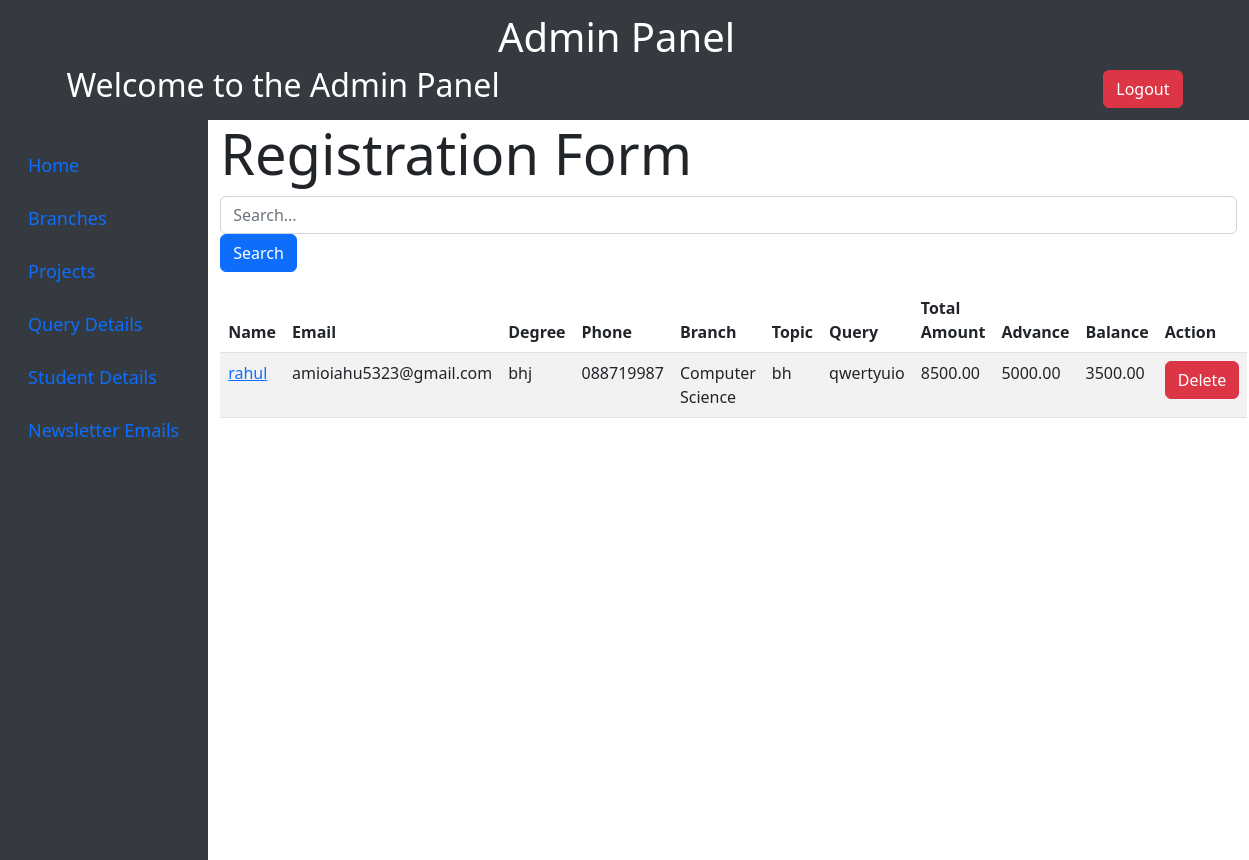
Page /dashboard/mform on the earlier database version.
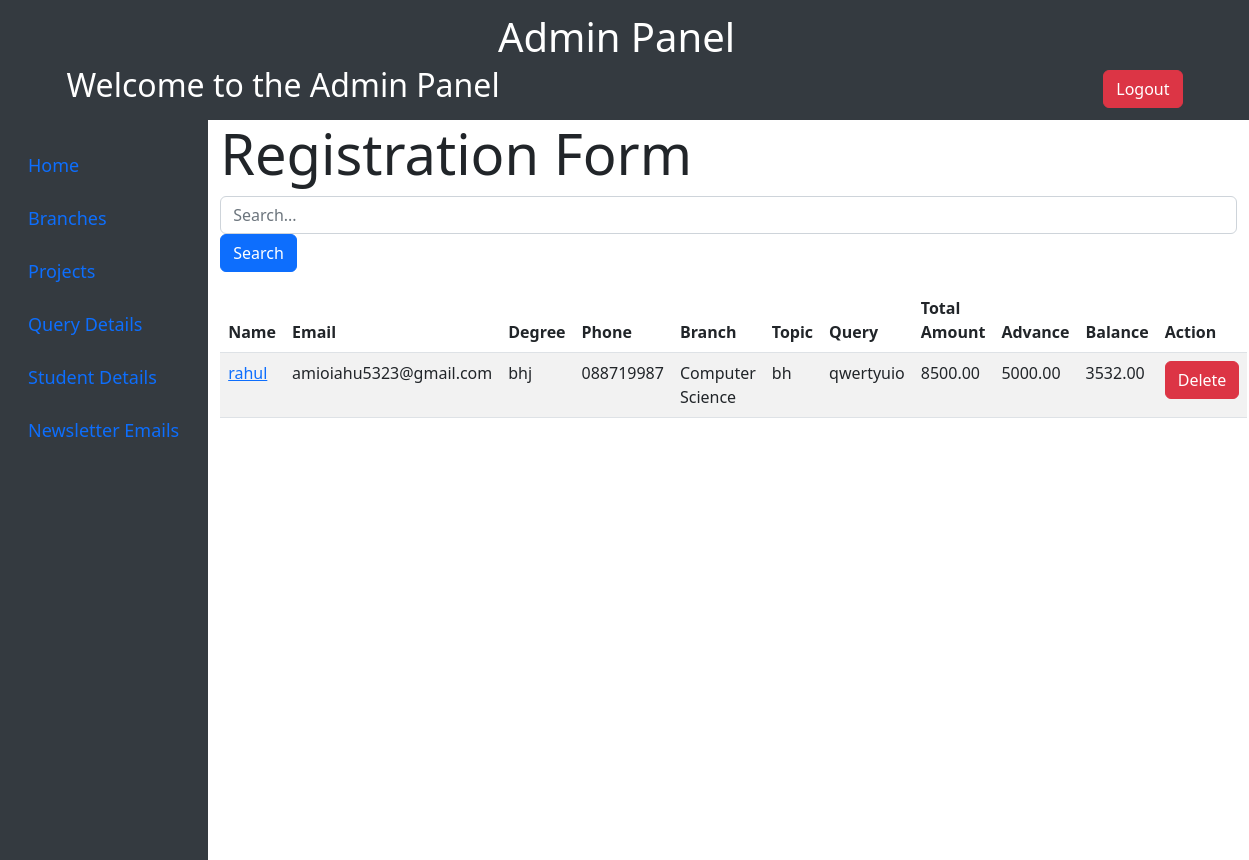
Same page on the later database version.
### form/models.py (models this page shows, shortened)
class Register(models.Model):
    name = models.CharField(max_length=50)
    email = models.EmailField(max_length=50)
    degree = models.CharField(max_length=30, null=True)
    phone = models.CharField(max_length=15)
    branch = models.CharField(max_length=20)
    topic = models.CharField(max_length=50)
    query = models.CharField(max_length=150)
    total_amount = models.DecimalField(max_digits=10, decimal_places=2, default=0)
    advance = models.DecimalField(max_digits=10, decimal_places=2, default=0)
    balance = models.DecimalField(max_digits=10, decimal_places=2, default=0)

### innovation/views.py (the view, shortened to what this page needs)
# urls.py: path('dashboard/mform', views.aquery_detail, name='q_dash'),
def aquery_detail(request):
    items = Register.objects.all().order_by('-id')
    return render(request, 'a_querydetail.html', {'data': items})

### templates/a_querydetail.html (shortened to what this page needs)
{% extends "adminbase.html" %}
{% block adminpage %}
    <div class="row">
        <div class="col">
            <h1 class="display-4">Registration Form</h1>
            <div class="mb-3">
                <input type="text" class="form-control mr-2" id="searchInput" placeholder="Search...">
                <button type="button" class="btn btn-primary" onclick="search()">Search</button>
            </div>
            <table class="table table-striped">
                <thead class="thead-dark">
                    <tr>
                        <th>Name</th>
                        <th>Email</th>
                        <th>Degree</th>
                        <th>Phone</th>
                        <th>Branch</th>
                        <th>Topic</th>
                        <th>Query</th>
                        <th>Total Amount</th>
                        <th>Advance</th>
                        <th>Balance</th>
                        <th>Action</th>
                    </tr>
                </thead>
                <tbody id="tableBody">
                    {% for i in data %}
                        <tr>
                            <td>
                                <a href="/dashboard/edit_query/{{i.id}}">{{ i.name }}</a>
                            </td>
                            <td>{{ i.email }}</td>
                            <td>{{ i.degree }}</td>
                            <td>{{ i.phone }}</td>
                            <td>{{ i.branch }}</td>
                            <td>{{ i.topic }}</td>
                            <td>{{ i.query }}</td>
                            <td>{{ i.total_amount }}</td>
                            <td>{{ i.advance }}</td>
                            <td>{{ i.balance }}</td>
                            <td>
                                <a href="/dashboard/dele/{{ i.id }}" class="btn btn-danger">Delete</a>
                            </td>
                        </tr>
                    {% endfor %}
                </tbody>
            </table>
        </div>
    </div>
{% endblock adminpage %}

Differences in the rows shown:
changed Register "rahul": balance "3500.00" → "3532.00"
